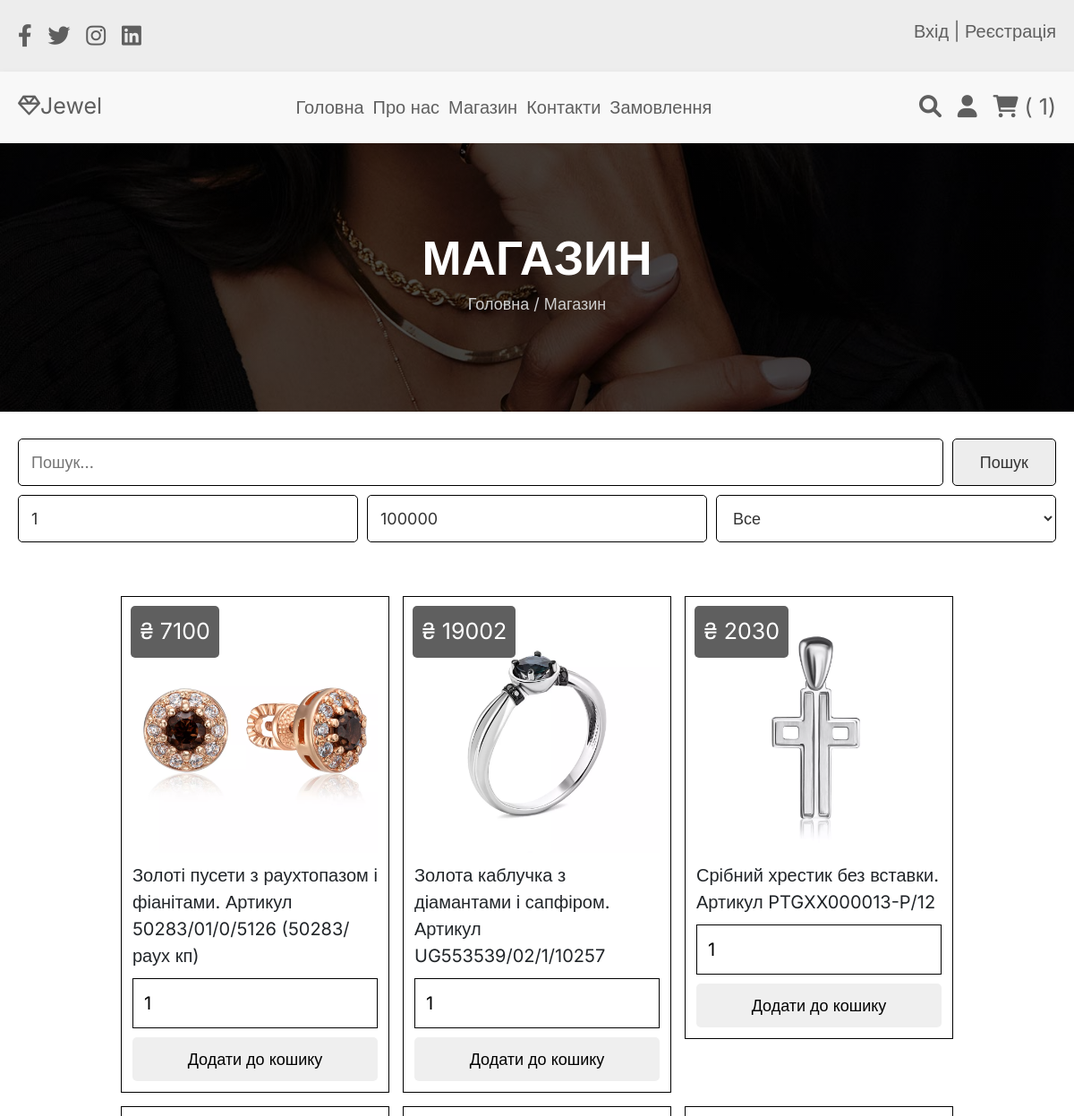
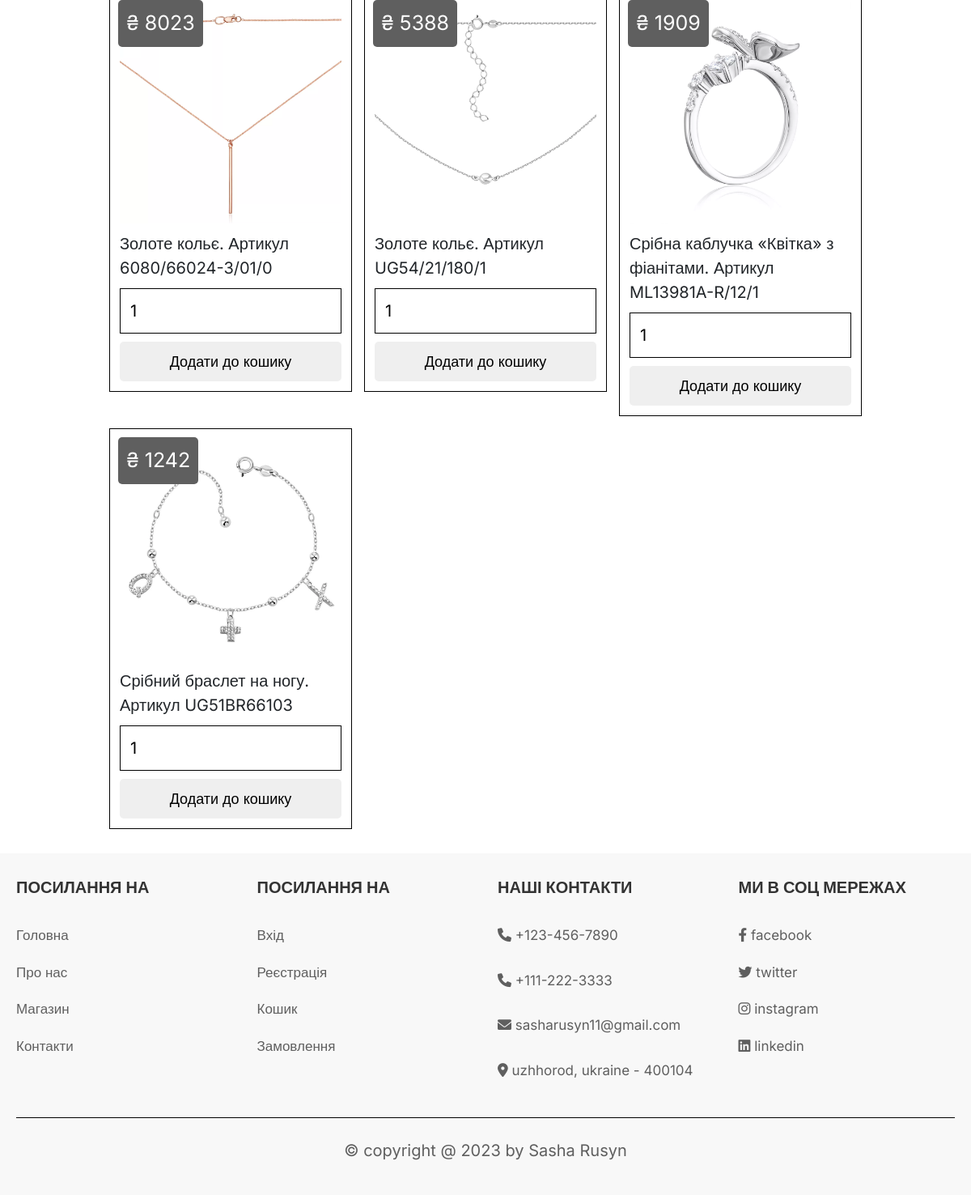
/shop.php (signed in), run on the app's committed database (2 pictures, top to bottom).
### tables this page shows
CREATE TABLE `decorations` (
  `id` int(100) NOT NULL,
  `name` varchar(100) NOT NULL,
  `price` int(100) NOT NULL,
  `image` varchar(100) NOT NULL,
  `type` varchar(100) NOT NULL
);

### shop.php (the view, shortened to what this page needs)
<!DOCTYPE html>
<html lang="en">
<head>
    <link rel="stylesheet" href="https://cdnjs.cloudflare.com/ajax/libs/font-awesome/6.0.0/css/all.min.css">
    <link rel="stylesheet" href="css/bootstrap.css">
    <link rel="stylesheet" href="css/style.css">
</head>
<body>
    <?php include 'header.php' ?>
    <section class="home" style="min-height: 30rem">
        <div class="content">
            <h3>Магазин</h3>
            <p><a href="home.php">Головна</a> / Магазин</p>
        </div>
    </section>
    <section class="search-form">
        <form action="" method="post">
            <div>
                <input class="search-name" type="text" name="search_name" placeholder="Пошук...">
                <input class="about-btn" style="margin-top: 0" type="submit" value="Пошук" name="submit">
            </div>
            <div>
                <input class="search-name" type="number" min="1" max="100000" value="1" name="min_price">
                <input class="search-name" type="number" min="1" max="100000" value="100000" name="max_price">
                <select class="search-name" name="type">
                    <option value="Все">Все</option>
                </select>
            </div>
        </form>
    </section>
    <section class="decorations">
        <div class="catalog">
            <?php
            if (isset($_POST['submit'])) {
                $search_item = $_POST['search_name'];
                $min_value = $_POST['min_price'];
                $max_value = $_POST['max_price'];
                $type = $_POST['type'];
                if ($type == 'Все') {
                    $select_decorations = mysqli_query($conn, "SELECT * FROM `decorations` WHERE name LIKE '%{$search_item}%' AND $min_value < price AND price < $max_value") or die('query failed');
                } else {
                    $select_decorations = mysqli_query($conn, "SELECT * FROM `decorations` WHERE name LIKE '%{$search_item}%' AND $min_value < price AND price < $max_value AND type LIKE '%{$type}%'") or die('query failed');
                }
                if (mysqli_num_rows($select_decorations) > 0) {
                    while ($fetch_decoration = mysqli_fetch_assoc($select_decorations)) {
                        ?>
                        <form action="" method="post">
                            <img src="uploaded_img/<?php echo $fetch_decoration['image'] ?>" alt="">
                            <div class="name">
                                <?php echo $fetch_decoration['name'] ?>
                            </div>
                            <div class="price">
                                &#8372;
                                <?php echo $fetch_decoration['price'] ?>
                            </div>
                            <input type="number" min="1" value="1" name="decoration_amount" class="amount">
                            <input type="hidden" value="<?php echo $fetch_decoration['name'] ?>" name="decoration_name">
                            <input type="hidden" value="<?php echo $fetch_decoration['price'] ?>" name="decoration_price">
                            <input type="hidden" value="<?php echo $fetch_decoration['image'] ?>" name="decoration_image">
                            <input type="submit" value="Додати до кошику" name="submit_add" class="btn">
                        </form>
                    <?php }
                } else { ?>
                    <div class="empty">Наразі у нас немає такої продукції :(</div>
                <?php }
            } else {
                $select_decorations = mysqli_query($conn, "SELECT * FROM `decorations`") or die('query failed');
                if (mysqli_num_rows($select_decorations) > 0) {
                    while ($fetch_decoration = mysqli_fetch_assoc($select_decorations)) {
                        ?>
                        <form action="" method="post">
                            <img src="uploaded_img/<?php echo $fetch_decoration['image'] ?>" alt="">
                            <div class="name">
                                <?php echo $fetch_decoration['name'] ?>
                            </div>
                            <div class="price">
                                &#8372;
                                <?php echo $fetch_decoration['price'] ?>
                            </div>
                            <input type="number" min="1" value="1" name="decoration_amount" class="amount">
                            <input type="submit" value="Додати до кошику" name="submit_add" class="btn">
                        </form>
                    <?php }
                } else { ?>
                    <div class="empty">Наразі у нас немає такої продукції :(</div>
                <?php }
            } ?>
        </div>
    </section>
    <?php include 'footer.php' ?>
</body>

### css/style.css (style rules this page uses)
* { font-family: Inter, sans-serif; margin: 0; padding: 0; box-sizing: border-box; outline: none; border: none; text-decoration: none; transition: all .2s linear; }
:root { --primary: #f8f8f8; --secondary: #ededed; --accent: #cfcfcf; --dark: #5f5f5f; --white: #fff; --black: #333; --blue: #2986cc; --border: .1rem solid black; --box-shadow: 0 .5rem 1rem rgba(0, 0, 0, .1); }
html { font-size: 62.5%; overflow-x: hidden; }
section { padding: 3rem 2rem; }
.btn, .delete-btn, .about-btn, .option-btn { display: inline-block; margin-top: 1rem; padding: 1rem 3rem; cursor: pointer; font-size: 1.8rem; border-radius: 0.5rem; }
.about-btn { background-color: var(--secondary); color: var(--black); border: var(--border); }
.home { min-height: 70vh; background: linear-gradient(rgba(0, 0, 0, .7), rgba(0, 0, 0, .7)), url(../images/home-bg.jpg) no-repeat; background-size: cover; background-position: center; display: flex; align-items: center; justify-content: center; }
.home .content { width: 60rem; text-align: center; color: var(--white); }
.home .content h3 { font-size: 5.3rem; font-weight: 600; text-transform: uppercase; }
.home .content p, .home .content p a { font-size: 1.8rem; color: var(--accent); }
.decorations .catalog form { padding: 1.2rem; border: var(--border); position: relative; }
.decorations .catalog { max-width: 1200px; margin: 0 auto; display: grid; grid-template-columns: repeat(auto-fit, 30rem); align-items: flex-start; gap: 1.5rem; justify-content: center; }
.decorations .catalog .amount { padding: 1.2rem; width: 100%; font-size: 2rem; border: var(--border); }
.decorations .catalog .name { padding: 1rem 0; font-size: 2rem; }
.decorations .catalog .price { position: absolute; top: 1rem; left: 1rem; border-radius: 0.5rem; padding: 1rem; font-size: 2.5rem; color: var(--white); background-color: var(--dark); }
.decorations .catalog form img { width: 100%; }
.decorations .catalog input[type='submit'] { width: 100%; }
.search-form form { max-width: 1200px; margin: 0 auto; display: flex; flex-direction: column; gap: 1rem; }
.search-form form div:nth-child(1) { display: flex; gap: 1rem; }
.search-form form .search-name { width: 100%; padding: 1.2rem 1.4rem; border: var(--border); font-size: 1.8rem; color: var(--black); background-color: var(--light-bg); border-radius: 0.5rem; }
.search-form form div:nth-child(2) { display: flex; gap: 1rem; }

### data on the page
decorations: image (picture), name "Золоті пусети з раухтопазом і фіанітами. Артикул 50283/01/0/5126 (50283/раух кп)", price "7100"
decorations: image (picture), name "Золота каблучка з діамантами і сапфіром. Артикул UG553539/02/1/10257", price "19002"
decorations: image (picture), name "Срібний хрестик без вставки. Артикул PTGXX000013-P/12", price "2030"
decorations: image (picture), name "Золоте кольє. Артикул 6080/66024-3/01/0", price "8023"
decorations: image (picture), name "Золоте кольє. Артикул UG54/21/180/1", price "5388"
decorations: image (picture), name "Срібна каблучка «Квітка» з фіанітами. Артикул ML13981A-R/12/1", price "1909"
decorations: image (picture), name "Срібний браслет на ногу. Артикул UG51BR66103", price "1242"

### other printed values
$cart_rows_number "1"
